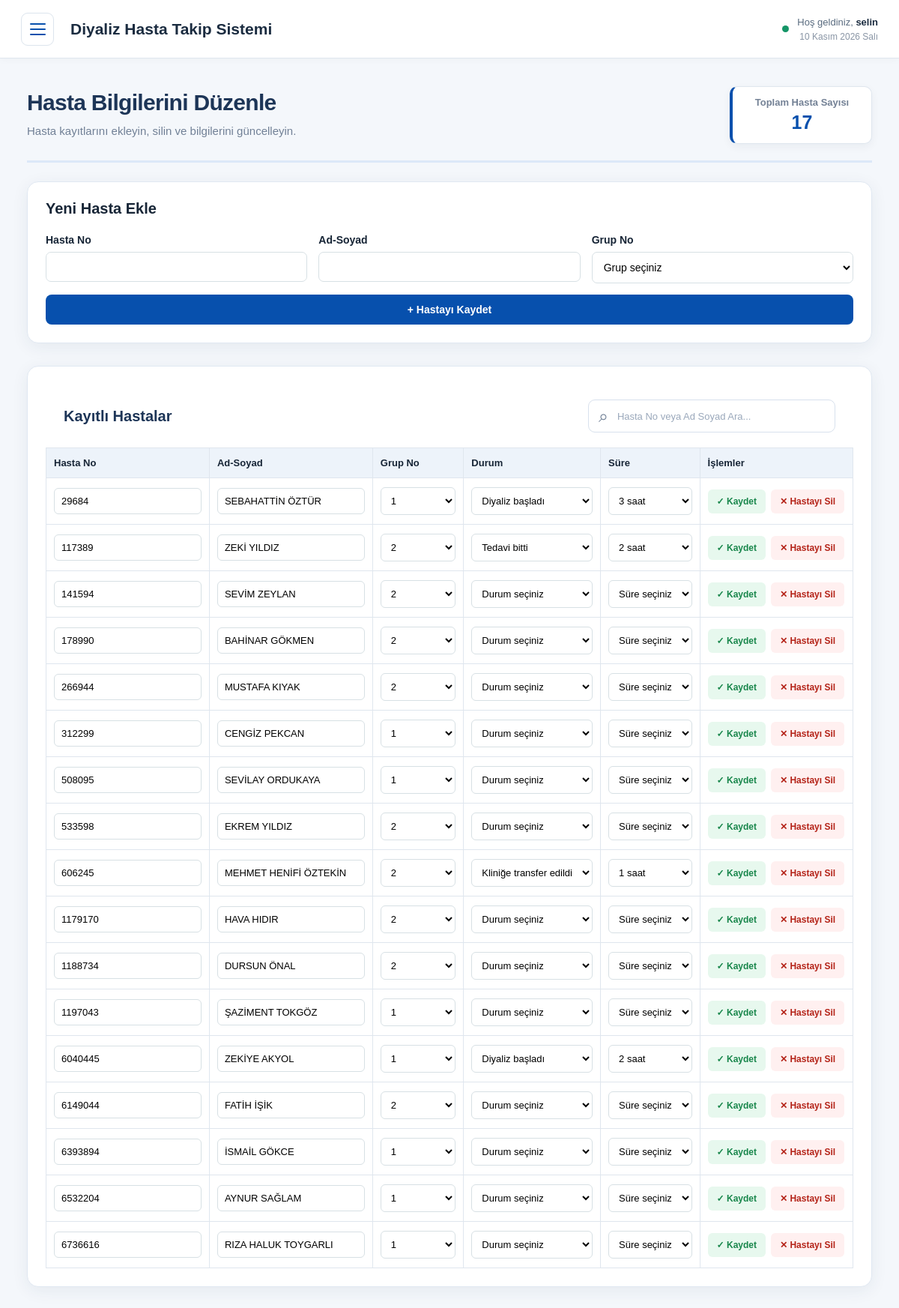
The page /admin/hasta-yonetimi (signed in) on the database as committed earlier.
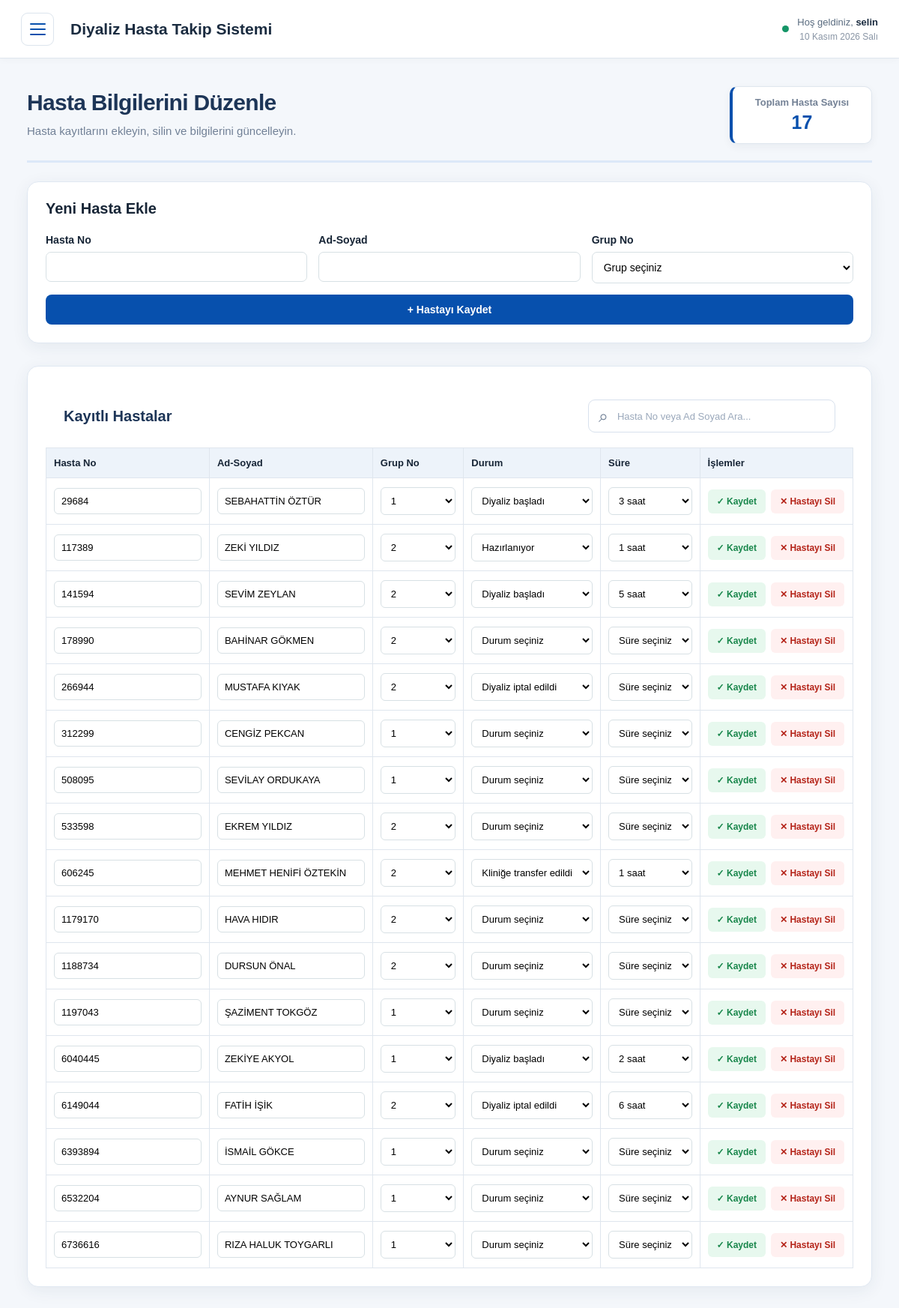
The same page on the database as committed later.
### tables this page shows
CREATE TABLE hastalar (
                hasta_no INTEGER PRIMARY KEY,
                ad_soyad TEXT NOT NULL,
                grup_no INTEGER NOT NULL
            , durum TEXT DEFAULT '', sure TEXT DEFAULT '');

### app.py (the view)
@app.route("/admin/hasta-yonetimi")
@giris_gerekli
@admin_gerekli
def admin_hasta_yonetimi():
    with veritabani_baglantisi() as baglanti:
        hastalar = baglanti.execute("""
            SELECT hasta_no, ad_soyad, grup_no, durum, sure
            FROM hastalar
            ORDER BY hasta_no
        """).fetchall()
    return render_template(
        "admin_hasta_yonetimi.html",
        kullanici_adi=session["kullanici_adi"],
        rol=session["rol"],
        hastalar=hastalar,
        aktif_sayfa="hasta"
    )

### app.py (called while the page is built)
def veritabani_baglantisi():
    baglanti = sqlite3.connect(DB_PATH)
    baglanti.row_factory = sqlite3.Row
    return baglanti

def giris_gerekli(f):
    @wraps(f)
    def decorated_function(*args, **kwargs):
        if "sekreter_id" not in session:
            flash("Devam etmek için giriş yapmalısınız.", "error")
            return redirect(url_for("login"))
        return f(*args, **kwargs)
    return decorated_function

def admin_gerekli(f):
    @wraps(f)
    def decorated_function(*args, **kwargs):
        if session.get("rol") != "admin":
            flash("Bu sayfaya erişim yetkiniz yok.", "error")
            return redirect(url_for("hasta_ekrani"))
        return f(*args, **kwargs)
    return decorated_function

### templates/admin_hasta_yonetimi.html (shortened to what this page needs)
<!doctype html>
<html lang="tr">
<head>
    <link rel="stylesheet" href="{{ url_for('static', filename='admin_ortak.css') }}">
    <link rel="stylesheet" href="{{ url_for('static', filename='admin_paneli.css') }}">
    <link rel="stylesheet" href="{{ url_for('static', filename='ortak_navbar.css') }}">
</head>
<body>
    {% set aktif_sayfa = 'hasta' %}
    {% include 'admin_ust_menu.html' %}
    <main class="admin-container">
        <div class="admin-sayfa-baslik hasta-baslik-alani">
            <div>
                <h1>Hasta Bilgilerini Düzenle</h1>
                <p>Hasta kayıtlarını ekleyin, silin ve bilgilerini güncelleyin.</p>
            </div>
            <div class="toplam-hasta-kutu">
                <span class="toplam-hasta-baslik">Toplam Hasta Sayısı</span>
                <span class="toplam-hasta-sayi">{{ hastalar|length }}</span>
            </div>
        </div>
        <section class="admin-card">
            <h2>Yeni Hasta Ekle</h2>
            <form method="POST" action="{{ url_for('admin_hasta_ekle') }}" class="hasta-ekle-form">
                <div class="form-alani">
                    <label for="hasta_no">Hasta No</label>
                    <input type="text" id="hasta_no" name="hasta_no" maxlength="12" pattern="[0-9]{1,12}"
                        inputmode="numeric"
                        title="Hasta numarası yalnızca rakamlardan oluşmalı ve en fazla 12 basamaklı olmalıdır."
                        required>
                </div>
                <div class="form-alani">
                    <label for="ad_soyad">Ad-Soyad</label>
                    <input type="text" id="ad_soyad" name="ad_soyad" maxlength="50" required>
                </div>
                <div class="form-alani">
                    <label for="grup_no">Grup No</label>
                    <select id="grup_no" name="grup_no" required>
                        <option value="">Grup seçiniz</option>
                    </select>
                </div>
                <button type="submit" class="ekle-buton">
                    + Hastayı Kaydet
                </button>
            </form>
        </section>
        <section class="admin-card">
            <div class="kayitli-hastalar-baslik">
                <h2>Kayıtlı Hastalar</h2>
                <div class="hasta-arama-kutusu">
                    <span class="arama-ikonu">⌕</span>
                    <input
                        type="search"
                        id="hastaArama"
                        placeholder="Hasta No veya Ad Soyad Ara..."
                        autocomplete="off"
                    >
                </div>
            </div>
            <div class="tablo-kaydirma">
                <table class="hasta-tablosu">
                    <thead>
                        <tr>
                            <th>Hasta No</th>
                            <th>Ad-Soyad</th>
                            <th>Grup No</th>
                            <th>Durum</th>
                            <th>Süre</th>
                            <th>İşlemler</th>
                        </tr>
                    </thead>
                    <tbody>
                        {% for hasta in hastalar %}
                        {% set form_id = "guncelle_" ~ loop.index %}
                        <tr>
                            <td>
                                <input type="text" name="hasta_no" value="{{ hasta['hasta_no'] }}" maxlength="12"
                                    pattern="[0-9]{1,12}" inputmode="numeric" title="En fazla 12 rakam girilebilir."
                                    required form="{{ form_id }}">
                            </td>
                            <td>
                                <input type="text" name="ad_soyad" value="{{ hasta['ad_soyad'] }}" maxlength="50"
                                    required form="{{ form_id }}">
                            </td>
                            <td>
                                <select name="grup_no" required form="{{ form_id }}">
                                    <option value="1" {% if hasta['grup_no']|string|trim=='1' %}selected{% endif %}>
                                        1
                                    </option>
                                    <option value="2" {% if hasta['grup_no']|string|trim=='2' %}selected{% endif %}>
                                        2
                                    </option>
                                </select>
                            </td>
                            <td>
                                <select name="durum" form="{{ form_id }}">
                                    <option value="">Durum seçiniz</option>
                                    <option value="hazirlaniyor" {% if hasta['durum']=='hazirlaniyor' %}selected{% endif
                                        %}>
                                        Hazırlanıyor
                                    </option>
                                    <option value="basladi" {% if hasta['durum']=='basladi' %}selected{% endif %}>
                                        Diyaliz başladı
                                    </option>
                                    <option value="bitti" {% if hasta['durum']=='bitti' %}selected{% endif %}>
                                        Tedavi bitti
                                    </option>
                                    <option value="transfer" {% if hasta['durum']=='transfer' %}selected{% endif %}>
                                        Kliniğe transfer edildi
                                    </option>
                                    <option value="iptal" {% if hasta['durum']=='iptal' %}selected{% endif %}>
                                        Diyaliz iptal edildi
                                    </option>
                                </select>
                            </td>
                            <td>
                                <select name="sure" form="{{ form_id }}">
                                    <option value="">Süre seçiniz</option>
                                    {% for saat in range(1, 7) %}
                                    <option value="{{ saat }}saat" {% if hasta['sure']==(saat|string ~ 'saat' )
                                        %}selected{% endif %}>
                                        {{ saat }} saat
                                    </option>
                                    {% endfor %}
                                </select>
                            </td>
                            <td>
                                <div class="islem-butonlari">
                                    <form id="{{ form_id }}" method="POST"
                                        action="{{ url_for('admin_hasta_guncelle', eski_hasta_no=hasta['hasta_no']) }}">
                                        <button type="submit" class="kaydet-buton">
                                            ✓ Kaydet
                                        </button>
                                    </form>
                                    <form method="POST"
                                        action="{{ url_for('admin_hasta_sil', hasta_no=hasta['hasta_no']) }}"
                                        onsubmit="return confirm('Bu hastayı silmek istediğinize emin misiniz?');">
                                        <button type="submit" class="sil-buton">
                                            ✕ Hastayı Sil
                                        </button>
                                    </form>
                                </div>
                            </td>
                        </tr>
                        {% else %}
                        <tr>
                            <td colspan="6" class="empty-message">
                                Henüz hasta kaydı bulunmuyor.
                            </td>
                        </tr>
                        {% endfor %}
                    </tbody>
                </table>
            </div>
        </section>
    </main>
</body>
</html>

### templates/admin_ust_menu.html (shortened to what this page needs)
<header class="ust-navbar">
    <button
        type="button"
        class="menu-buton"
        id="menuButonu"
        aria-label="Menüyü aç veya kapat"
        aria-expanded="false"
        aria-controls="yanMenu">
        <span></span>
        <span></span>
        <span></span>
    </button>
    <div class="navbar-baslik">
        <h1>Diyaliz Hasta Takip Sistemi</h1>
    </div>
    <div class="navbar-sag">
        <span class="sistem-isareti"></span>
        <div class="navbar-kullanici">
            <span class="hosgeldiniz">
                Hoş geldiniz,
                <strong>{{ session.get('kullanici_adi', 'Kullanıcı') }}</strong>
            </span>
            <span class="navbar-tarih" id="navbarTarih"></span>
        </div>
    </div>
</header>

### static/admin_ortak.css (style rules this page uses)
* { box-sizing: border-box; }
html, body { width: 100%; min-height: 100%; margin: 0; padding: 0; }
body { font-family: Arial, Helvetica, sans-serif; background: #f4f7fb; color: #172536; }
button, input, select, textarea { font-family: inherit; }

### static/admin_paneli.css (style rules this page uses)
.admin-container { width: 100%; max-width: 1450px; min-height: calc(100vh - 78px); margin: 0 auto; padding: 110px 36px 40px; }
.admin-sayfa-baslik { position: relative; margin-bottom: 32px; padding: 5px 0 22px; border-bottom: 3px solid #dce8f8; }
.admin-sayfa-baslik h1 { margin: 0 0 9px; color: #1d3557; font-size: 30px; font-weight: 750; letter-spacing: -0.7px; }
.admin-sayfa-baslik p { margin: 0; color: #718096; font-size: 15px; line-height: 1.6; }
.admin-card { width: 100%; margin-bottom: 30px; overflow: hidden; background: #ffffff; border: 1px solid #e0e8f2; border-radius: 15px; box-shadow: 0 5px 22px rgba(30, 55, 90, 0.07); }
.hasta-baslik-alani { display: flex; justify-content: space-between; align-items: center; gap: 20px; margin-bottom: 25px; }
.toplam-hasta-kutu { min-width: 190px; padding: 13px 22px; background: #ffffff; border: 1px solid #dfe6ee; border-left: 4px solid #0750ad; border-radius: 10px; display: flex; flex-direction: column; align-items: center; gap: 5px; box-shadow: 0 4px 12px rgba(23, 37, 54, 0.05); }
.toplam-hasta-baslik { color: #738195; font-size: 13px; font-weight: 600; }
.toplam-hasta-sayi { color: #0750ad; font-size: 25px; font-weight: bold; }
.kayitli-hastalar-baslik { display: flex; justify-content: space-between; align-items: center; gap: 20px; padding: 20px 24px; }
.kayitli-hastalar-baslik h2 { margin: 0; color: #1d3557; font-size: 20px; white-space: nowrap; }
.hasta-arama-kutusu { width: 330px; height: 44px; display: flex; align-items: center; gap: 10px; padding: 0 13px; background: #ffffff; border: 1px solid #d8e1ed; border-radius: 9px; transition: 0.2s; }
.arama-ikonu { color: #718096; font-size: 23px; }
.hasta-arama-kutusu input { width: 100%; min-width: 0; height: 100%; border: none; outline: none; background: transparent; font-size: 13px; color: #263e5e; }
.hasta-arama-kutusu input::placeholder { color: #9aa8bb; }

### static/ortak_navbar.css (style rules this page uses)
.ust-navbar { position: fixed; top: 0; left: 0; right: 0; z-index: 1000; width: 100%; height: 78px; padding: 0 28px; display: flex; align-items: center; gap: 22px; background: #ffffff; border-bottom: 1px solid #dfe6ee; box-shadow: 0 2px 10px #17253608; }
.menu-buton { width: 44px; height: 44px; flex-shrink: 0; display: flex; flex-direction: column; align-items: center; justify-content: center; gap: 5px; border: 1px solid #dce4ed; border-radius: 9px; background: #ffffff; cursor: pointer; transition: background 0.2s, border-color 0.2s; }
.menu-buton span { display: block; width: 21px; height: 2px; border-radius: 2px; background: #0750ad; }
.navbar-baslik { flex: 1; min-width: 0; }
.navbar-baslik h1 { margin: 0; color: #1b2c40; font-size: 21px; font-weight: 700; white-space: nowrap; }
.navbar-sag { display: flex; align-items: center; gap: 11px; flex-shrink: 0; color: #596b7f; }
.sistem-isareti { width: 9px; height: 9px; flex-shrink: 0; border-radius: 50%; background: #159567; }
.navbar-kullanici { display: flex; flex-direction: column; align-items: flex-end; justify-content: center; gap: 5px; }
.hosgeldiniz { color: #596b7f; font-size: 13px; font-weight: 500; white-space: nowrap; }
.hosgeldiniz strong { color: #1b2c40; font-weight: 700; }
.navbar-tarih { color: #8995a5; font-size: 12px; white-space: nowrap; text-transform: capitalize; }

Rows that differ between the two databases and show on the page:
changed hastalar "ZEKİ YILDIZ": durum "Tedavi bitti" → "Hazırlanıyor"; sure "2 saat" → "1 saat"
changed hastalar "SEVİM ZEYLAN": durum "Durum seçiniz" → "Diyaliz başladı"; sure "Süre seçiniz" → "5 saat"
changed hastalar "MUSTAFA KIYAK": durum "Durum seçiniz" → "Diyaliz iptal edildi"
changed hastalar "FATİH İŞİK": durum "Durum seçiniz" → "Diyaliz iptal edildi"; sure "Süre seçiniz" → "6 saat"
